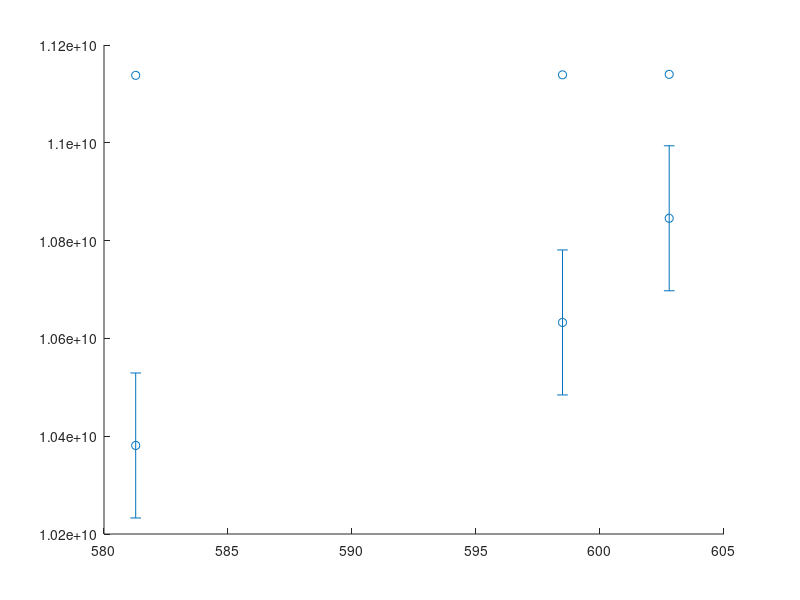

Here is the MATLAB script that generated this plot: (Note: this script raises an error after producing the figure.)
close all
clear all
clc

%use matlab from R2020a version
%CHANGE THE MATRIX F AND THE DATA USED FOR TT
%ONLY 2ND TYPE HOLES

%% CALDERSMITH
%% data

rho = 620; %density plywood
rhoA = 1.225; %density air
a = 0.425;
b = 0.299;
h = 0.003;
t = 0.0025;    %thickness hole 2nd type
N = 50;     %number of holes

R = [0.0045, 0.0075     %semi axis y and x ellipse  3-5 (9mm, 15mm)
     0.003, 0.009       %3-9 (6mm, 18mm)
     0.0045, 0.0135];   %3-9 (9mm, 27mm)
 
dim = size(R,1);

%% Calculations

volM = zeros(dim,1);
volDiff = zeros(dim,1);
massaDiff = zeros(dim,1);
massaM = zeros(dim,1);
massaTot = zeros(dim,1);
rhoh = zeros(dim,1);

volTot = a*b*h;                         %total volume of the plate
for k = 1:dim
    volM(k) = pi*R(k,1)*R(k,2)*t*N;     %total volume of the holes
    volDiff(k) = volTot - volM(k);      %volume only plywood
    massaDiff(k) = volDiff(k)*rho;      %mass only plywood
    massaM(k) = volM(k)*rhoA;           %mass only air
    massaTot(k) = massaDiff(k) + massaM(k);
    rhoh(k) = massaTot(k)/volTot;
end

%% natural freq of the tapa, from comsol eigenfreq
%    f02,    f20,     f11
% F = [72.304, 106.15, 30.542        %normal tapa
%      70.13, 104.32,  30.225        %tapa 9mm-15mm 2ND TYPE holes HORIZONTAL
%      69.29, 105.09,  30.219        %tapa 6mm-18mm 2ND TYPE holes HORIZONTAL
%      67.087, 104.29, 30.078];      %tapa 9mm-27mm 2ND TYPE holes HORIZONTAL

F = [72.304, 106.15, 30.542        %normal tapa
     71.423, 102.38, 30.243        %tapa 9mm-15mm 2nd type holes VERTICAL
     71.877, 101.19, 30.26         %tapa 6mm-18mm 2ND TYPE holes VERTICAL
     71.61,  95.002, 29.93];       %tapa 9mm-27mm 2ND TYPE holes VERTICAL
%% Caldersmith's formulae  (constants for elastic deformation)
Dh = zeros(3,dim);
Eh = zeros(2,dim);
Gh = zeros(1,dim);

%true values
El = 11140*10^6;
Er = 5880*10^6;
Glr = 910*10^6;

%values for the normal tapa
D = [0.08006, 0.08006, 0.274]'.*[a^4, b^4, a^2*b^2]'.*(F(1,:)'.^2)*rho./(h^2); 
E = [12*D(1,1); 12*D(2,1)];
G = 3*D(3,1);

%error calculation
El_err = abs((El - E(1,1)))/El*100;
Er_err = abs((Er - E(2,1)))/Er*100;
fprintf('Error bars: El = %.1f%%,  Er = %.1f%%\n', El_err, Er_err);
Glr_err = abs((Glr - G)/Glr)*100;
fprintf('Error bars: Glr = %.1f%%\n\n', Glr_err);

%values for the tapa with holes
for j = 1:dim
    Dh(:,j) = [0.08006, 0.08006, 0.274]'.*[a^4, b^4, a^2*b^2]'.*(F(j+1,:)'.^2)*rhoh(j)./(h^2); 
    Eh(1,j) = 12*Dh(1,j);
    Eh(2,j) = 12*Dh(2,j);
    Gh(1,j) = 3*Dh(3,j);
end


diff = zeros(3,1);
diffE = zeros(2,1);
index = [1,3,4];
for i = 1:dim
    fprintf('case %d: holes of %.2fmm-%.2fmm\n',i,2*R(i,1)*10^3,2*R(i,2)*10^3)
    fprintf('New density %d = %.1f\nDensity variation = %.1f%%\n',i, rhoh(i), (1- rhoh(i)/rho)*100);
    for m = 1:3
        diff(m,i) = (1- Dh(m,i)/D(m,1))*100;
        fprintf('D%d = %d, D%dh = %d\n',index(m),D(m,1),index(m),Dh(m,i))
        fprintf('Percentage variation D%d = %.1f%%\n',index(m),diff(m,i))
    end
    fprintf('E1 = %d, E1h = %d\nE2 = %d, E2h = %d\n',E(1,1),Eh(1,i),E(2,1),Eh(2,i))
    for n = 1:2
        diffE(n,i) = (1- Eh(n,i)/E(n,1))*100;
        fprintf('Percentage variation E%d = %.1f%%\n',n,diffE(n,i))
    end
    diffG = (1- Gh(1,i)/G)*100;
    
    fprintf('G = %d, Gh = %d\n',G,Gh(1,i))
    fprintf('Percentage variation G = %.1f%%\n\n',diffG)
    
end



%% TRACTION TEST  2nd type only
% %% tapa 9-15 mm HORIZONTAL
% data11 = [10000	1.1133E10
% 11000	1.1133E10
% 12000	1.1133E10
% 13000	1.1133E10
% 14000	1.1133E10
% 15000	1.1133E10
% 16000	1.1133E10
% 17000	1.1133E10
% 18000	1.1133E10
% 19000	1.1133E10
% 20000	1.1133E10
% 21000	1.1133E10
% 22000	1.1133E10
% 23000	1.1133E10
% 24000	1.1133E10
% 25000	1.1133E10
% 26000	1.1133E10
% 27000	1.1133E10
% 28000	1.1133E10
% 29000	1.1133E10
% 30000	1.1133E10
% 31000	1.1133E10
% 32000	1.1133E10
% 33000	1.1133E10
% 34000	1.1133E10
% 35000	1.1133E10
% 36000	1.1133E10
% 37000	1.1133E10
% 38000	1.1133E10
% 39000	1.1133E10
% 40000	1.1133E10
% 41000	1.1133E10
% 42000	1.1133E10
% 43000	1.1133E10
% 44000	1.1133E10
% 45000	1.1133E10
% 46000	1.1133E10
% 47000	1.1133E10
% 48000	1.1133E10
% 49000	1.1133E10
% 50000	1.1133E10
% 51000	1.1133E10
% 52000	1.1133E10
% 53000	1.1133E10
% 54000	1.1133E10
% 55000	1.1133E10
% 56000	1.1133E10
% 57000	1.1133E10
% 58000	1.1133E10
% 59000	1.1133E10
% 60000	1.1133E10
% 61000	1.1133E10
% 62000	1.1133E10
% 63000	1.1133E10
% 64000	1.1133E10
% 65000	1.1133E10
% 66000	1.1133E10
% 67000	1.1133E10
% 68000	1.1133E10
% 69000	1.1133E10
% 70000	1.1133E10
% 71000	1.1133E10
% 72000	1.1133E10
% 73000	1.1133E10
% 74000	1.1133E10
% 75000	1.1133E10
% 76000	1.1133E10
% 77000	1.1133E10
% 78000	1.1133E10
% 79000	1.1133E10
% 80000	1.1133E10
% 81000	1.1133E10
% 82000	1.1133E10
% 83000	1.1133E10
% 84000	1.1133E10
% 85000	1.1133E10
% 86000	1.1133E10
% 87000	1.1133E10
% 88000	1.1133E10
% 89000	1.1133E10
% 90000	1.1133E10
% 91000	1.1133E10
% 92000	1.1133E10
% 93000	1.1133E10
% 94000	1.1133E10
% 95000	1.1133E10
% 96000	1.1133E10
% 97000	1.1133E10
% 98000	1.1133E10
% 99000	1.1133E10
% 1.0000E5	1.1133E10];
% 
% data12 = [10000	5.8798E9
% 11000	5.8798E9
% 12000	5.8798E9
% 13000	5.8798E9
% 14000	5.8798E9
% 15000	5.8798E9
% 16000	5.8798E9
% 17000	5.8798E9
% 18000	5.8798E9
% 19000	5.8798E9
% 20000	5.8798E9
% 21000	5.8798E9
% 22000	5.8798E9
% 23000	5.8798E9
% 24000	5.8798E9
% 25000	5.8798E9
% 26000	5.8798E9
% 27000	5.8798E9
% 28000	5.8798E9
% 29000	5.8798E9
% 30000	5.8798E9
% 31000	5.8798E9
% 32000	5.8798E9
% 33000	5.8798E9
% 34000	5.8798E9
% 35000	5.8798E9
% 36000	5.8798E9
% 37000	5.8798E9
% 38000	5.8798E9
% 39000	5.8798E9
% 40000	5.8798E9
% 41000	5.8798E9
% 42000	5.8798E9
% 43000	5.8798E9
% 44000	5.8798E9
% 45000	5.8798E9
% 46000	5.8798E9
% 47000	5.8798E9
% 48000	5.8798E9
% 49000	5.8798E9
% 50000	5.8798E9
% 51000	5.8798E9
% 52000	5.8798E9
% 53000	5.8798E9
% 54000	5.8798E9
% 55000	5.8798E9
% 56000	5.8798E9
% 57000	5.8798E9
% 58000	5.8798E9
% 59000	5.8798E9
% 60000	5.8798E9
% 61000	5.8798E9
% 62000	5.8798E9
% 63000	5.8798E9
% 64000	5.8798E9
% 65000	5.8798E9
% 66000	5.8798E9
% 67000	5.8798E9
% 68000	5.8798E9
% 69000	5.8798E9
% 70000	5.8798E9
% 71000	5.8798E9
% 72000	5.8798E9
% 73000	5.8798E9
% 74000	5.8798E9
% 75000	5.8798E9
% 76000	5.8798E9
% 77000	5.8798E9
% 78000	5.8798E9
% 79000	5.8798E9
% 80000	5.8798E9
% 81000	5.8798E9
% 82000	5.8798E9
% 83000	5.8798E9
% 84000	5.8798E9
% 85000	5.8798E9
% 86000	5.8798E9
% 87000	5.8798E9
% 88000	5.8798E9
% 89000	5.8798E9
% 90000	5.8798E9
% 91000	5.8798E9
% 92000	5.8798E9
% 93000	5.8798E9
% 94000	5.8798E9
% 95000	5.8798E9
% 96000	5.8798E9
% 97000	5.8798E9
% 98000	5.8798E9
% 99000	5.8798E9
% 1.0000E5	5.8798E9];
% 
% %% tapa 6-18 E1 e E2 HORIZONTAL
% data21 = [10000	1.1129E10
% 11000	1.1129E10
% 12000	1.1129E10
% 13000	1.1129E10
% 14000	1.1129E10
% 15000	1.1129E10
% 16000	1.1129E10
% 17000	1.1129E10
% 18000	1.1129E10
% 19000	1.1129E10
% 20000	1.1129E10
% 21000	1.1129E10
% 22000	1.1129E10
% 23000	1.1129E10
% 24000	1.1129E10
% 25000	1.1129E10
% 26000	1.1129E10
% 27000	1.1129E10
% 28000	1.1129E10
% 29000	1.1129E10
% 30000	1.1129E10
% 31000	1.1129E10
% 32000	1.1129E10
% 33000	1.1129E10
% 34000	1.1129E10
% 35000	1.1129E10
% 36000	1.1129E10
% 37000	1.1129E10
% 38000	1.1129E10
% 39000	1.1129E10
% 40000	1.1129E10
% 41000	1.1129E10
% 42000	1.1129E10
% 43000	1.1129E10
% 44000	1.1129E10
% 45000	1.1129E10
% 46000	1.1129E10
% 47000	1.1129E10
% 48000	1.1129E10
% 49000	1.1129E10
% 50000	1.1129E10
% 51000	1.1129E10
% 52000	1.1129E10
% 53000	1.1129E10
% 54000	1.1129E10
% 55000	1.1129E10
% 56000	1.1129E10
% 57000	1.1129E10
% 58000	1.1129E10
% 59000	1.1129E10
% 60000	1.1129E10
% 61000	1.1129E10
% 62000	1.1129E10
% 63000	1.1129E10
% 64000	1.1129E10
% 65000	1.1129E10
% 66000	1.1129E10
% 67000	1.1129E10
% 68000	1.1129E10
% 69000	1.1129E10
% 70000	1.1129E10
% 71000	1.1129E10
% 72000	1.1129E10
% 73000	1.1129E10
% 74000	1.1129E10
% 75000	1.1129E10
% 76000	1.1129E10
% 77000	1.1129E10
% 78000	1.1129E10
% 79000	1.1129E10
% 80000	1.1129E10
% 81000	1.1129E10
% 82000	1.1129E10
% 83000	1.1129E10
% 84000	1.1129E10
% 85000	1.1129E10
% 86000	1.1129E10
% 87000	1.1129E10
% 88000	1.1129E10
% 89000	1.1129E10
% 90000	1.1129E10
% 91000	1.1129E10
% 92000	1.1129E10
% 93000	1.1129E10
% 94000	1.1129E10
% 95000	1.1129E10
% 96000	1.1129E10
% 97000	1.1129E10
% 98000	1.1129E10
% 99000	1.1129E10
% 1.0000E5	1.1129E10];
% 
% data22 = [10000	5.8799E9
% 11000	5.8799E9
% 12000	5.8799E9
% 13000	5.8799E9
% 14000	5.8799E9
% 15000	5.8799E9
% 16000	5.8799E9
% 17000	5.8799E9
% 18000	5.8799E9
% 19000	5.8799E9
% 20000	5.8799E9
% 21000	5.8799E9
% 22000	5.8799E9
% 23000	5.8799E9
% 24000	5.8799E9
% 25000	5.8799E9
% 26000	5.8799E9
% 27000	5.8799E9
% 28000	5.8799E9
% 29000	5.8799E9
% 30000	5.8799E9
% 31000	5.8799E9
% 32000	5.8799E9
% 33000	5.8799E9
% 34000	5.8799E9
% 35000	5.8799E9
% 36000	5.8799E9
% 37000	5.8799E9
% 38000	5.8799E9
% 39000	5.8799E9
% 40000	5.8799E9
% 41000	5.8799E9
% 42000	5.8799E9
% 43000	5.8799E9
% 44000	5.8799E9
% 45000	5.8799E9
% 46000	5.8799E9
% 47000	5.8799E9
% 48000	5.8799E9
% 49000	5.8799E9
% 50000	5.8799E9
% 51000	5.8799E9
% 52000	5.8799E9
% 53000	5.8799E9
% 54000	5.8799E9
% 55000	5.8799E9
% 56000	5.8799E9
% 57000	5.8799E9
% 58000	5.8799E9
% 59000	5.8799E9
% 60000	5.8799E9
% 61000	5.8799E9
% 62000	5.8799E9
% 63000	5.8799E9
% 64000	5.8799E9
% 65000	5.8799E9
% 66000	5.8799E9
% 67000	5.8799E9
% 68000	5.8799E9
% 69000	5.8799E9
% 70000	5.8799E9
% 71000	5.8799E9
% 72000	5.8799E9
% 73000	5.8799E9
% 74000	5.8799E9
% 75000	5.8799E9
% 76000	5.8799E9
% 77000	5.8799E9
% 78000	5.8799E9
% 79000	5.8799E9
% 80000	5.8799E9
% 81000	5.8799E9
% 82000	5.8799E9
% 83000	5.8799E9
% 84000	5.8799E9
% 85000	5.8799E9
% 86000	5.8799E9
% 87000	5.8799E9
% 88000	5.8799E9
% 89000	5.8799E9
% 90000	5.8799E9
% 91000	5.8799E9
% 92000	5.8799E9
% 93000	5.8799E9
% 94000	5.8799E9
% 95000	5.8799E9
% 96000	5.8799E9
% 97000	5.8799E9
% 98000	5.8799E9
% 99000	5.8799E9
% 1.0000E5	5.8799E9];
% 
% %% tapa 9-27
% data31 = [10000	1.1064E10
% 11000	1.1064E10
% 12000	1.1064E10
% 13000	1.1064E10
% 14000	1.1064E10
% 15000	1.1064E10
% 16000	1.1064E10
% 17000	1.1064E10
% 18000	1.1064E10
% 19000	1.1064E10
% 20000	1.1064E10
% 21000	1.1064E10
% 22000	1.1064E10
% 23000	1.1064E10
% 24000	1.1064E10
% 25000	1.1064E10
% 26000	1.1064E10
% 27000	1.1064E10
% 28000	1.1064E10
% 29000	1.1064E10
% 30000	1.1064E10
% 31000	1.1064E10
% 32000	1.1064E10
% 33000	1.1064E10
% 34000	1.1064E10
% 35000	1.1064E10
% 36000	1.1064E10
% 37000	1.1064E10
% 38000	1.1064E10
% 39000	1.1064E10
% 40000	1.1064E10
% 41000	1.1064E10
% 42000	1.1064E10
% 43000	1.1064E10
% 44000	1.1064E10
% 45000	1.1064E10
% 46000	1.1064E10
% 47000	1.1064E10
% 48000	1.1064E10
% 49000	1.1064E10
% 50000	1.1064E10
% 51000	1.1064E10
% 52000	1.1064E10
% 53000	1.1064E10
% 54000	1.1064E10
% 55000	1.1064E10
% 56000	1.1064E10
% 57000	1.1064E10
% 58000	1.1064E10
% 59000	1.1064E10
% 60000	1.1064E10
% 61000	1.1064E10
% 62000	1.1064E10
% 63000	1.1064E10
% 64000	1.1064E10
% 65000	1.1064E10
% 66000	1.1064E10
% 67000	1.1064E10
% 68000	1.1064E10
% 69000	1.1064E10
% 70000	1.1064E10
% 71000	1.1064E10
% 72000	1.1064E10
% 73000	1.1064E10
% 74000	1.1064E10
% 75000	1.1064E10
% 76000	1.1064E10
% 77000	1.1064E10
% 78000	1.1064E10
% 79000	1.1064E10
% 80000	1.1064E10
% 81000	1.1064E10
% 82000	1.1064E10
% 83000	1.1064E10
% 84000	1.1064E10
% 85000	1.1064E10
% 86000	1.1064E10
% 87000	1.1064E10
% 88000	1.1064E10
% 89000	1.1064E10
% 90000	1.1064E10
% 91000	1.1064E10
% 92000	1.1064E10
% 93000	1.1064E10
% 94000	1.1064E10
% 95000	1.1064E10
% 96000	1.1064E10
% 97000	1.1064E10
% 98000	1.1064E10
% 99000	1.1064E10
% 1.0000E5	1.1064E10];
% 
% data32 = [10000	5.8797E9
% 11000	5.8797E9
% 12000	5.8797E9
% 13000	5.8797E9
% 14000	5.8797E9
% 15000	5.8797E9
% 16000	5.8797E9
% 17000	5.8797E9
% 18000	5.8797E9
% 19000	5.8797E9
% 20000	5.8797E9
% 21000	5.8797E9
% 22000	5.8797E9
% 23000	5.8797E9
% 24000	5.8797E9
% 25000	5.8797E9
% 26000	5.8797E9
% 27000	5.8797E9
% 28000	5.8797E9
% 29000	5.8797E9
% 30000	5.8797E9
% 31000	5.8797E9
% 32000	5.8797E9
% 33000	5.8797E9
% 34000	5.8797E9
% 35000	5.8797E9
% 36000	5.8797E9
% 37000	5.8797E9
% 38000	5.8797E9
% 39000	5.8797E9
% 40000	5.8797E9
% 41000	5.8797E9
% 42000	5.8797E9
% 43000	5.8797E9
% 44000	5.8797E9
% 45000	5.8797E9
% 46000	5.8797E9
% 47000	5.8797E9
% 48000	5.8797E9
% 49000	5.8797E9
% 50000	5.8797E9
% 51000	5.8797E9
% 52000	5.8797E9
% 53000	5.8797E9
% 54000	5.8797E9
% 55000	5.8797E9
% 56000	5.8797E9
% 57000	5.8797E9
% 58000	5.8797E9
% 59000	5.8797E9
% 60000	5.8797E9
% 61000	5.8797E9
% 62000	5.8797E9
% 63000	5.8797E9
% 64000	5.8797E9
% 65000	5.8797E9
% 66000	5.8797E9
% 67000	5.8797E9
% 68000	5.8797E9
% 69000	5.8797E9
% 70000	5.8797E9
% 71000	5.8797E9
% 72000	5.8797E9
% 73000	5.8797E9
% 74000	5.8797E9
% 75000	5.8797E9
% 76000	5.8797E9
% 77000	5.8797E9
% 78000	5.8797E9
% 79000	5.8797E9
% 80000	5.8797E9
% 81000	5.8797E9
% 82000	5.8797E9
% 83000	5.8797E9
% 84000	5.8797E9
% 85000	5.8797E9
% 86000	5.8797E9
% 87000	5.8797E9
% 88000	5.8797E9
% 89000	5.8797E9
% 90000	5.8797E9
% 91000	5.8797E9
% 92000	5.8797E9
% 93000	5.8797E9
% 94000	5.8797E9
% 95000	5.8797E9
% 96000	5.8797E9
% 97000	5.8797E9
% 98000	5.8797E9
% 99000	5.8797E9
% 1.0000E5	5.8797E9];

%% tapa 9-15 E1 e E2 VERTICAL 2nd TYPE

data11 = [10000	1.1139E10
11000	1.1139E10
12000	1.1139E10
13000	1.1139E10
14000	1.1139E10
15000	1.1139E10
16000	1.1139E10
17000	1.1139E10
18000	1.1139E10
19000	1.1139E10
20000	1.1139E10
21000	1.1139E10
22000	1.1139E10
23000	1.1139E10
24000	1.1139E10
25000	1.1139E10
26000	1.1139E10
27000	1.1139E10
28000	1.1139E10
29000	1.1139E10
30000	1.1139E10
31000	1.1139E10
32000	1.1139E10
33000	1.1139E10
34000	1.1139E10
35000	1.1139E10
36000	1.1139E10
37000	1.1139E10
38000	1.1139E10
39000	1.1139E10
40000	1.1139E10
41000	1.1139E10
42000	1.1139E10
43000	1.1139E10
44000	1.1139E10
45000	1.1139E10
46000	1.1139E10
47000	1.1139E10
48000	1.1139E10
49000	1.1139E10
50000	1.1139E10
51000	1.1139E10
52000	1.1139E10
53000	1.1139E10
54000	1.1139E10
55000	1.1139E10
56000	1.1139E10
57000	1.1139E10
58000	1.1139E10
59000	1.1139E10
60000	1.1139E10
61000	1.1139E10
62000	1.1139E10
63000	1.1139E10
64000	1.1139E10
65000	1.1139E10
66000	1.1139E10
67000	1.1139E10
68000	1.1139E10
69000	1.1139E10
70000	1.1139E10
71000	1.1139E10
72000	1.1139E10
73000	1.1139E10
74000	1.1139E10
75000	1.1139E10
76000	1.1139E10
77000	1.1139E10
78000	1.1139E10
79000	1.1139E10
80000	1.1139E10
81000	1.1139E10
82000	1.1139E10
83000	1.1139E10
84000	1.1139E10
85000	1.1139E10
86000	1.1139E10
87000	1.1139E10
88000	1.1139E10
89000	1.1139E10
90000	1.1139E10
91000	1.1139E10
92000	1.1139E10
93000	1.1139E10
94000	1.1139E10
95000	1.1139E10
96000	1.1139E10
97000	1.1139E10
98000	1.1139E10
99000	1.1139E10
1.0000E5	1.1139E10];

data12 = [10000	5.8795E9
11000	5.8795E9
12000	5.8795E9
13000	5.8795E9
14000	5.8795E9
15000	5.8795E9
16000	5.8795E9
17000	5.8795E9
18000	5.8795E9
19000	5.8795E9
20000	5.8795E9
21000	5.8795E9
22000	5.8795E9
23000	5.8795E9
24000	5.8795E9
25000	5.8795E9
26000	5.8795E9
27000	5.8795E9
28000	5.8795E9
29000	5.8795E9
30000	5.8795E9
31000	5.8795E9
32000	5.8795E9
33000	5.8795E9
34000	5.8795E9
35000	5.8795E9
36000	5.8795E9
37000	5.8795E9
38000	5.8795E9
39000	5.8795E9
40000	5.8795E9
41000	5.8795E9
42000	5.8795E9
43000	5.8795E9
44000	5.8795E9
45000	5.8795E9
46000	5.8795E9
47000	5.8795E9
48000	5.8795E9
49000	5.8795E9
50000	5.8795E9
51000	5.8795E9
52000	5.8795E9
53000	5.8795E9
54000	5.8795E9
55000	5.8795E9
56000	5.8795E9
57000	5.8795E9
58000	5.8795E9
59000	5.8795E9
60000	5.8795E9
61000	5.8795E9
62000	5.8795E9
63000	5.8795E9
64000	5.8795E9
65000	5.8795E9
66000	5.8795E9
67000	5.8795E9
68000	5.8795E9
69000	5.8795E9
70000	5.8795E9
71000	5.8795E9
72000	5.8795E9
73000	5.8795E9
74000	5.8795E9
75000	5.8795E9
76000	5.8795E9
77000	5.8795E9
78000	5.8795E9
79000	5.8795E9
80000	5.8795E9
81000	5.8795E9
82000	5.8795E9
83000	5.8795E9
84000	5.8795E9
85000	5.8795E9
86000	5.8795E9
87000	5.8795E9
88000	5.8795E9
89000	5.8795E9
90000	5.8795E9
91000	5.8795E9
92000	5.8795E9
93000	5.8795E9
94000	5.8795E9
95000	5.8795E9
96000	5.8795E9
97000	5.8795E9
98000	5.8795E9
99000	5.8795E9
1.0000E5	5.8795E9];

% tapa 6-18 E1 e E2 VERTICAL
data21 = [10000	1.1140E10
11000	1.1140E10
12000	1.1140E10
13000	1.1140E10
14000	1.1140E10
15000	1.1140E10
16000	1.1140E10
17000	1.1140E10
18000	1.1140E10
19000	1.1140E10
20000	1.1140E10
21000	1.1140E10
22000	1.1140E10
23000	1.1140E10
24000	1.1140E10
25000	1.1140E10
26000	1.1140E10
27000	1.1140E10
28000	1.1140E10
29000	1.1140E10
30000	1.1140E10
31000	1.1140E10
32000	1.1140E10
33000	1.1140E10
34000	1.1140E10
35000	1.1140E10
36000	1.1140E10
37000	1.1140E10
38000	1.1140E10
39000	1.1140E10
40000	1.1140E10
41000	1.1140E10
42000	1.1140E10
43000	1.1140E10
44000	1.1140E10
45000	1.1140E10
46000	1.1140E10
47000	1.1140E10
48000	1.1140E10
49000	1.1140E10
50000	1.1140E10
51000	1.1140E10
52000	1.1140E10
53000	1.1140E10
54000	1.1140E10
55000	1.1140E10
56000	1.1140E10
57000	1.1140E10
58000	1.1140E10
59000	1.1140E10
60000	1.1140E10
61000	1.1140E10
62000	1.1140E10
63000	1.1140E10
64000	1.1140E10
65000	1.1140E10
66000	1.1140E10
67000	1.1140E10
68000	1.1140E10
69000	1.1140E10
70000	1.1140E10
71000	1.1140E10
72000	1.1140E10
73000	1.1140E10
74000	1.1140E10
75000	1.1140E10
76000	1.1140E10
77000	1.1140E10
78000	1.1140E10
79000	1.1140E10
80000	1.1140E10
81000	1.1140E10
82000	1.1140E10
83000	1.1140E10
84000	1.1140E10
85000	1.1140E10
86000	1.1140E10
87000	1.1140E10
88000	1.1140E10
89000	1.1140E10
90000	1.1140E10
91000	1.1140E10
92000	1.1140E10
93000	1.1140E10
94000	1.1140E10
95000	1.1140E10
96000	1.1140E10
97000	1.1140E10
98000	1.1140E10
99000	1.1140E10
1.0000E5	1.1140E10];

data22 = [10000	5.8794E9
11000	5.8794E9
12000	5.8794E9
13000	5.8794E9
14000	5.8794E9
15000	5.8794E9
16000	5.8794E9
17000	5.8794E9
18000	5.8794E9
19000	5.8794E9
20000	5.8794E9
21000	5.8794E9
22000	5.8794E9
23000	5.8794E9
24000	5.8794E9
25000	5.8794E9
26000	5.8794E9
27000	5.8794E9
28000	5.8794E9
29000	5.8794E9
30000	5.8794E9
31000	5.8794E9
32000	5.8794E9
33000	5.8794E9
34000	5.8794E9
35000	5.8794E9
36000	5.8794E9
37000	5.8794E9
38000	5.8794E9
39000	5.8794E9
40000	5.8794E9
41000	5.8794E9
42000	5.8794E9
43000	5.8794E9
44000	5.8794E9
45000	5.8794E9
46000	5.8794E9
47000	5.8794E9
48000	5.8794E9
49000	5.8794E9
50000	5.8794E9
51000	5.8794E9
52000	5.8794E9
53000	5.8794E9
54000	5.8794E9
55000	5.8794E9
56000	5.8794E9
57000	5.8794E9
58000	5.8794E9
59000	5.8794E9
60000	5.8794E9
61000	5.8794E9
62000	5.8794E9
63000	5.8794E9
64000	5.8794E9
65000	5.8794E9
66000	5.8794E9
67000	5.8794E9
68000	5.8794E9
69000	5.8794E9
70000	5.8794E9
71000	5.8794E9
72000	5.8794E9
73000	5.8794E9
74000	5.8794E9
75000	5.8794E9
76000	5.8794E9
77000	5.8794E9
78000	5.8794E9
79000	5.8794E9
80000	5.8794E9
81000	5.8794E9
82000	5.8794E9
83000	5.8794E9
84000	5.8794E9
85000	5.8794E9
86000	5.8794E9
87000	5.8794E9
88000	5.8794E9
89000	5.8794E9
90000	5.8794E9
91000	5.8794E9
92000	5.8794E9
93000	5.8794E9
94000	5.8794E9
95000	5.8794E9
96000	5.8794E9
97000	5.8794E9
98000	5.8794E9
99000	5.8794E9
1.0000E5	5.8794E9];

%tapa 9-27 VERTICAL

data31 = [10000	1.1138E10
11000	1.1138E10
12000	1.1138E10
13000	1.1138E10
14000	1.1138E10
15000	1.1138E10
16000	1.1138E10
17000	1.1138E10
18000	1.1138E10
19000	1.1138E10
20000	1.1138E10
21000	1.1138E10
22000	1.1138E10
23000	1.1138E10
24000	1.1138E10
25000	1.1138E10
26000	1.1138E10
27000	1.1138E10
28000	1.1138E10
29000	1.1138E10
30000	1.1138E10
31000	1.1138E10
32000	1.1138E10
33000	1.1138E10
34000	1.1138E10
35000	1.1138E10
36000	1.1138E10
37000	1.1138E10
38000	1.1138E10
39000	1.1138E10
40000	1.1138E10
41000	1.1138E10
42000	1.1138E10
43000	1.1138E10
44000	1.1138E10
45000	1.1138E10
46000	1.1138E10
47000	1.1138E10
48000	1.1138E10
49000	1.1138E10
50000	1.1138E10
51000	1.1138E10
52000	1.1138E10
53000	1.1138E10
54000	1.1138E10
55000	1.1138E10
56000	1.1138E10
57000	1.1138E10
58000	1.1138E10
59000	1.1138E10
60000	1.1138E10
61000	1.1138E10
62000	1.1138E10
63000	1.1138E10
64000	1.1138E10
65000	1.1138E10
66000	1.1138E10
67000	1.1138E10
68000	1.1138E10
69000	1.1138E10
70000	1.1138E10
71000	1.1138E10
72000	1.1138E10
73000	1.1138E10
74000	1.1138E10
75000	1.1138E10
76000	1.1138E10
77000	1.1138E10
78000	1.1138E10
79000	1.1138E10
80000	1.1138E10
81000	1.1138E10
82000	1.1138E10
83000	1.1138E10
84000	1.1138E10
85000	1.1138E10
86000	1.1138E10
87000	1.1138E10
88000	1.1138E10
89000	1.1138E10
90000	1.1138E10
91000	1.1138E10
92000	1.1138E10
93000	1.1138E10
94000	1.1138E10
95000	1.1138E10
96000	1.1138E10
97000	1.1138E10
98000	1.1138E10
99000	1.1138E10
1.0000E5	1.1138E10];

data32 = [10000	5.8778E9
11000	5.8778E9
12000	5.8778E9
13000	5.8778E9
14000	5.8778E9
15000	5.8778E9
16000	5.8778E9
17000	5.8778E9
18000	5.8778E9
19000	5.8778E9
20000	5.8778E9
21000	5.8778E9
22000	5.8778E9
23000	5.8778E9
24000	5.8778E9
25000	5.8778E9
26000	5.8778E9
27000	5.8778E9
28000	5.8778E9
29000	5.8778E9
30000	5.8778E9
31000	5.8778E9
32000	5.8778E9
33000	5.8778E9
34000	5.8778E9
35000	5.8778E9
36000	5.8778E9
37000	5.8778E9
38000	5.8778E9
39000	5.8778E9
40000	5.8778E9
41000	5.8778E9
42000	5.8778E9
43000	5.8778E9
44000	5.8778E9
45000	5.8778E9
46000	5.8778E9
47000	5.8778E9
48000	5.8778E9
49000	5.8778E9
50000	5.8778E9
51000	5.8778E9
52000	5.8778E9
53000	5.8778E9
54000	5.8778E9
55000	5.8778E9
56000	5.8778E9
57000	5.8778E9
58000	5.8778E9
59000	5.8778E9
60000	5.8778E9
61000	5.8778E9
62000	5.8778E9
63000	5.8778E9
64000	5.8778E9
65000	5.8778E9
66000	5.8778E9
67000	5.8778E9
68000	5.8778E9
69000	5.8778E9
70000	5.8778E9
71000	5.8778E9
72000	5.8778E9
73000	5.8778E9
74000	5.8778E9
75000	5.8778E9
76000	5.8778E9
77000	5.8778E9
78000	5.8778E9
79000	5.8778E9
80000	5.8778E9
81000	5.8778E9
82000	5.8778E9
83000	5.8778E9
84000	5.8778E9
85000	5.8778E9
86000	5.8778E9
87000	5.8778E9
88000	5.8778E9
89000	5.8778E9
90000	5.8778E9
91000	5.8778E9
92000	5.8778E9
93000	5.8778E9
94000	5.8778E9
95000	5.8778E9
96000	5.8778E9
97000	5.8778E9
98000	5.8778E9
99000	5.8778E9
1.0000E5	5.8778E9];

%% avg
E1 = [mean(data11(:,2),1), mean(data21(:,2),1), mean(data31(:,2),1)];
E2 = [mean(data12(:,2),1), mean(data22(:,2),1), mean(data32(:,2),1)];


%% Plot
figure(1)
scatter(rhoh(:,1), E1(1,:),'DisplayName', 'E1 TRACTION TEST 2nd type holes')
hold on 
% scatter(rhoh(:,1), Eh(1,:),'DisplayName', 'E1 CALDERSMITH 2nd type holes');
errorbar(rhoh(:,1), Eh(1,:),El_err*ones(size(rhoh))*El/100,'o','DisplayName', 'E1 CALDERSMITH 2nd type holes');
yline(El, 'b--', 'LineWidth', 0.5,'DisplayName', 'True E1');
legend
xlabel('density [kg/m^3]')
ylabel('E [Pa]')
hold off


figure(2)
scatter(rhoh(:,1), E2(1,:),'DisplayName', 'E2 TRACTION TEST 2nd type holes')
hold on
% scatter(rhoh(:,1), Eh(2,:),'DisplayName', 'E2 CALDERSMITH 2nd type holes');
errorbar(rhoh(:,1), Eh(2,:),Er_err*ones(size(rhoh))*Er/100,'o','DisplayName', 'E2 CALDERSMITH 2nd type holes');
yline(Er, 'b--', 'LineWidth', 0.5,'DisplayName', 'True E2');
legend
xlabel('density [kg/m^3]')
ylabel('E [Pa]')
hold off


